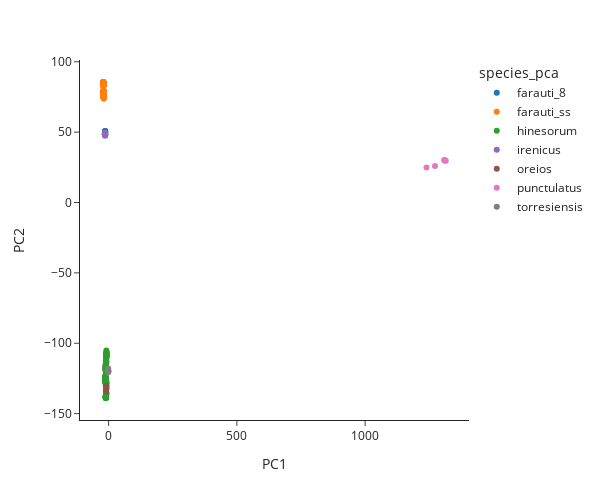

The code cell stored with this chart in its notebook:
### Code cell
model_all, evr_all = run_pca(contig = "KI915040", n_snps=50_000)
plot_pca(model_all, evr_all)

### Figure 1 — Plotly figure (JSON) as saved in the notebook; plotly's stock layout.template omitted (floating-point values rounded to 4 significant figures; data arrays with more than 128 entries replaced by an {"elided": "..."} marker saying what was removed)
{"data": [{"customdata": [["far8_98_89_10", "farauti_8", "Papua New Guinea", "PG-GPK", "Galf", 0.04861, 27, -7.748, 146.4], ["far8_98_89_18", "farauti_8", "Papua New Guinea", "PG-GPK", "Galf", 0.04851, 28, -7.748, 146.4], ["far8_98_89_25", "farauti_8", "Papua New Guinea", "PG-GPK", "Galf", 0.04853, 24, -7.748, 146.4], ["far8_98_89_26", "farauti_8", "Papua New Guinea", "PG-GPK", "Galf", 0.04864, 27, -7.748, 146.4], ["far8_98_89_27", "farauti_8", "Papua New Guinea", "PG-GPK", "Galf", 0.04854, 27, -7.748, 146.4], ["far8_98_89_3", "farauti_8", "Papua New Guinea", "PG-GPK", "Galf", 0.04869, 32, -7.748, 146.4], ["far8_98_89_5", "farauti_8", "Papua New Guinea", "PG-GPK", "Galf", 0.04854, 27, -7.748, 146.4], ["far8_98_89_9", "farauti_8", "Papua New Guinea", "PG-GPK", "Galf", 0.04867, 25, -7.748, 146.4]], "hovertemplate": "species_pca=farauti_8<br>PC1=%{x}<br>PC2=%{y}<br>derived_sample_id=%{customdata[0]}<br>species=%{customdata[1]}<br>country=%{customdata[2]}<br>admin1_iso=%{customdata[3]}<br>admin1_name=%{customdata[4]}<br>divergence=%{customdata[5]}<br>median_cov=%{customdata[6]}<br>latitude=%{customdata[7]}<br>longitude=%{customdata[8]}<extra></extra>", "legendgroup": "farauti_8", "marker": {"color": "#1F77B4", "symbol": "circle"}, "mode": "markers", "name": "farauti_8", "orientation": "v", "showlegend": true, "type": "scatter", "x": [-13.14, -13.23, -13.43, -13.04, -13.34, -13.23, -12.91, -13.26], "xaxis": "x", "y": [48.88, 47.95, 50.81, 49.38, 50.55, 50.83, 48.03, 49.61], "yaxis": "y"}, {"customdata": {"elided": "279x9 mixed values"}, "hovertemplate": "species_pca=farauti_ss<br>PC1=%{x}<br>PC2=%{y}<br>derived_sample_id=%{customdata[0]}<br>species=%{customdata[1]}<br>country=%{customdata[2]}<br>admin1_iso=%{customdata[3]}<br>admin1_name=%{customdata[4]}<br>divergence=%{customdata[5]}<br>median_cov=%{customdata[6]}<br>latitude=%{customdata[7]}<br>longitude=%{customdata[8]}<extra></extra>", "legendgroup": "farauti_ss", "marker": {"color": "#FF7F0E", "symbol": "circle"}, "mode": "markers", "name": "farauti_ss", "orientation": "v", "showlegend": true, "type": "scatter", "x": {"elided": "279 float values"}, "xaxis": "x", "y": {"elided": "279 float values"}, "yaxis": "y"}, {"customdata": {"elided": "162x9 mixed values"}, "hovertemplate": "species_pca=hinesorum<br>PC1=%{x}<br>PC2=%{y}<br>derived_sample_id=%{customdata[0]}<br>species=%{customdata[1]}<br>country=%{customdata[2]}<br>admin1_iso=%{customdata[3]}<br>admin1_name=%{customdata[4]}<br>divergence=%{customdata[5]}<br>median_cov=%{customdata[6]}<br>latitude=%{customdata[7]}<br>longitude=%{customdata[8]}<extra></extra>", "legendgroup": "hinesorum", "marker": {"color": "#2CA02C", "symbol": "circle"}, "mode": "markers", "name": "hinesorum", "orientation": "v", "showlegend": true, "type": "scatter", "x": {"elided": "162 float values"}, "xaxis": "x", "y": {"elided": "162 float values"}, "yaxis": "y"}, {"customdata": [["iren_GUA1812_13iren", "irenicus", "Solomon Islands", "SB-GU", "Guadalcanal", 0.05259, 16, -9.428, 160.1], ["iren_GUA1812_16iren", "irenicus", "Solomon Islands", "SB-GU", "Guadalcanal", 0.05249, 23, -9.428, 160.1], ["iren_GUA1826_11iren", "irenicus", "Solomon Islands", "SB-GU", "Guadalcanal", 0.05278, 27, -9.515, 160.4], ["iren_GUA182_3iren", "irenicus", "Solomon Islands", "SB-GU", "Guadalcanal", 0.05267, 23, -9.48, 160.4], ["iren_GUA182_6iren", "irenicus", "Solomon Islands", "SB-GU", "Guadalcanal", 0.05274, 20, -9.48, 160.4], ["iren_GUA183_2iren", "irenicus", "Solomon Islands", "SB-GU", "Guadalcanal", 0.05266, 19, -9.353, 159.6], ["iren_GUA184_23iren", "irenicus", "Papua New Guinea", "PG-CPM", "Sentral", 0.0528, 17, -9.354, 159.6], ["iren_GUA184_36iren", "irenicus", "Papua New Guinea", "PG-CPM", "Sentral", 0.05264, 27, -9.354, 159.6], ["iren_GUA187_4iren", "irenicus", "Solomon Islands", "SB-GU", "Guadalcanal", 0.05248, 19, -9.289, 159.6], ["iren_GUA188_30iren", "irenicus", "Solomon Islands", "SB-GU", "Guadalcanal", 0.05273, 20, -9.496, 160.1], ["iren_GUA24_3", "irenicus", "Solomon Islands", "SB-GU", "Guadalcanal", 0.05276, 50, -9.513, 160.4]], "hovertemplate": "species_pca=irenicus<br>PC1=%{x}<br>PC2=%{y}<br>derived_sample_id=%{customdata[0]}<br>species=%{customdata[1]}<br>country=%{customdata[2]}<br>admin1_iso=%{customdata[3]}<br>admin1_name=%{customdata[4]}<br>divergence=%{customdata[5]}<br>median_cov=%{customdata[6]}<br>latitude=%{customdata[7]}<br>longitude=%{customdata[8]}<extra></extra>", "legendgroup": "irenicus", "marker": {"color": "#9467BD", "symbol": "circle"}, "mode": "markers", "name": "irenicus", "orientation": "v", "showlegend": true, "type": "scatter", "x": [-14.89, -14.17, -14.75, -14.06, -14.21, -14.52, -13.7, -13.99, -14.7, -14.14, -14.2], "xaxis": "x", "y": [48.37, 49.11, 48.57, 48.19, 48.03, 48.73, 47.48, 49.4, 48.68, 48.53, 49.31], "yaxis": "y"}, {"customdata": [["ore_IJ98_10_1", "oreios", "Papua New Guinea", "PG-SHM", "Sauten Hailans", 0.07727, 19, -6.012, 143.7], ["ore_IJ98_12_1", "oreios", "Papua New Guinea", "PG-SHM", "Sauten Hailans", 0.07701, 21, -6.012, 143.7], ["ore_IJ98_12_3", "oreios", "Papua New Guinea", "PG-SHM", "Sauten Hailans", 0.07651, 12, -6.012, 143.7], ["ore_IJ98_12_4", "oreios", "Papua New Guinea", "PG-SHM", "Sauten Hailans", 0.07691, 19, -6.012, 143.7], ["ore_IJ98_12_5", "oreios", "Papua New Guinea", "PG-SHM", "Sauten Hailans", 0.07654, 13, -6.012, 143.7], ["ore_IJ98_12_6", "oreios", "Papua New Guinea", "PG-SHM", "Sauten Hailans", 0.07664, 13, -6.012, 143.7], ["ore_IJ98_2_1", "oreios", "Papua New Guinea", "PG-SHM", "Sauten Hailans", 0.07693, 21, -6.012, 143.7], ["ore_IJ98_2_2", "oreios", "Papua New Guinea", "PG-SHM", "Sauten Hailans", 0.07712, 18, -6.012, 143.7], ["ore_IJ98_2_3", "oreios", "Papua New Guinea", "PG-SHM", "Sauten Hailans", 0.07715, 19, -6.012, 143.7], ["ore_IJ98_2_4", "oreios", "Papua New Guinea", "PG-SHM", "Sauten Hailans", 0.077, 29, -6.012, 143.7], ["ore_IJ_2_6", "oreios", "Papua New Guinea", "PG-SHM", "Sauten Hailans", 0.07711, 24, -6.012, 143.7]], "hovertemplate": "species_pca=oreios<br>PC1=%{x}<br>PC2=%{y}<br>derived_sample_id=%{customdata[0]}<br>species=%{customdata[1]}<br>country=%{customdata[2]}<br>admin1_iso=%{customdata[3]}<br>admin1_name=%{customdata[4]}<br>divergence=%{customdata[5]}<br>median_cov=%{customdata[6]}<br>latitude=%{customdata[7]}<br>longitude=%{customdata[8]}<extra></extra>", "legendgroup": "oreios", "marker": {"color": "#8C564B", "symbol": "circle"}, "mode": "markers", "name": "oreios", "orientation": "v", "showlegend": true, "type": "scatter", "x": [-9.572, -9.909, -10.27, -9.622, -10.27, -9.934, -9.461, -9.503, -9.628, -9.886, -10.34], "xaxis": "x", "y": [-132.6, -132.0, -130.4, -132.4, -130.6, -131.9, -131.8, -132.8, -134.3, -131.9, -132.9], "yaxis": "y"}, {"customdata": [["pun", "punctulatus", "Papua New Guinea", null, null, 0.1197, 62, null, null], ["pun_BO-25-1-OB99", "punctulatus", "Solomon Islands", "SB-GU", "Guadalcanal", 0.1195, 30, -9.517, 160.1], ["pun_SI98-12-2", "punctulatus", "Solomon Islands", "SB-GU", "Guadalcanal", 0.1195, 33, -9.491, 160.3], ["pun_SI98-21-1", "punctulatus", "Solomon Islands", "SB-GU", "Guadalcanal", 0.1191, 24, -9.491, 160.3], ["pun_SI98-8-2", "punctulatus", "Solomon Islands", "SB-GU", "Guadalcanal", 0.1193, 28, -9.491, 160.3], ["pun_SIWP98-13-1", "punctulatus", "Papua New Guinea", "PG-NSB", "Bogenvil", 0.1194, 33, -5.245, 154.6]], "hovertemplate": "species_pca=punctulatus<br>PC1=%{x}<br>PC2=%{y}<br>derived_sample_id=%{customdata[0]}<br>species=%{customdata[1]}<br>country=%{customdata[2]}<br>admin1_iso=%{customdata[3]}<br>admin1_name=%{customdata[4]}<br>divergence=%{customdata[5]}<br>median_cov=%{customdata[6]}<br>latitude=%{customdata[7]}<br>longitude=%{customdata[8]}<extra></extra>", "legendgroup": "punctulatus", "marker": {"color": "#E377C2", "symbol": "circle"}, "mode": "markers", "name": "punctulatus", "orientation": "v", "showlegend": true, "type": "scatter", "x": [1239.0, 1272.0, 1315.0, 1310.0, 1310.0, 1309.0], "xaxis": "x", "y": [24.94, 26.0, 29.66, 30.06, 29.84, 30.19], "yaxis": "y"}, {"customdata": {"elided": "16x9 mixed values"}, "hovertemplate": "species_pca=torresiensis<br>PC1=%{x}<br>PC2=%{y}<br>derived_sample_id=%{customdata[0]}<br>species=%{customdata[1]}<br>country=%{customdata[2]}<br>admin1_iso=%{customdata[3]}<br>admin1_name=%{customdata[4]}<br>divergence=%{customdata[5]}<br>median_cov=%{customdata[6]}<br>latitude=%{customdata[7]}<br>longitude=%{customdata[8]}<extra></extra>", "legendgroup": "torresiensis", "marker": {"color": "#7F7F7F", "symbol": "circle"}, "mode": "markers", "name": "torresiensis", "orientation": "v", "showlegend": true, "type": "scatter", "x": [-2.241, -1.56, -1.989, -1.75, -1.776, -1.745, -1.631, -1.948, -2.023, -2.019, -2.256, -1.406, -2.304, -2.341, -2.224, -1.953], "xaxis": "x", "y": [-119.0, -119.8, -120.5, -119.4, -119.8, -120.0, -120.2, -119.6, -118.0, -118.7, -118.9, -119.9, -119.2, -118.6, -118.6, -118.1], "yaxis": "y"}], "layout": {"height": 500, "legend": {"title": {"text": "species_pca"}, "tracegroupgap": 0}, "margin": {"t": 60}, "width": 600, "xaxis": {"anchor": "y", "domain": [0, 1], "title": {"text": "PC1"}}, "yaxis": {"anchor": "x", "domain": [0, 1], "title": {"text": "PC2"}}}}
